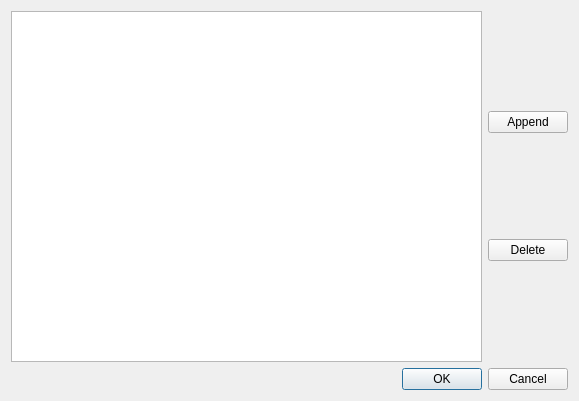
<?xml version="1.0" encoding="UTF-8"?>
<ui version="4.0">
 <class>SdGuiderDTiterEdit</class>
 <widget class="QDialog" name="SdGuiderDTiterEdit">
  <property name="geometry">
   <rect>
    <x>0</x>
    <y>0</y>
    <width>579</width>
    <height>401</height>
   </rect>
  </property>
  <property name="windowTitle">
   <string>Titer edit</string>
  </property>
  <layout class="QVBoxLayout" name="verticalLayout_2">
   <item>
    <layout class="QHBoxLayout" name="horizontalLayout">
     <item>
      <widget class="QTableWidget" name="mTable"/>
     </item>
     <item>
      <layout class="QVBoxLayout" name="verticalLayout">
       <item>
        <widget class="QPushButton" name="mAppend">
         <property name="text">
          <string>Append</string>
         </property>
        </widget>
       </item>
       <item>
        <widget class="QPushButton" name="mDelete">
         <property name="text">
          <string>Delete</string>
         </property>
        </widget>
       </item>
      </layout>
     </item>
    </layout>
   </item>
   <item>
    <widget class="QDialogButtonBox" name="buttonBox">
     <property name="orientation">
      <enum>Qt::Horizontal</enum>
     </property>
     <property name="standardButtons">
      <set>QDialogButtonBox::Cancel|QDialogButtonBox::Ok</set>
     </property>
    </widget>
   </item>
  </layout>
 </widget>
 <resources/>
 <connections>
  <connection>
   <sender>buttonBox</sender>
   <signal>accepted()</signal>
   <receiver>SdGuiderDTiterEdit</receiver>
   <slot>accept()</slot>
   <hints>
    <hint type="sourcelabel">
     <x>248</x>
     <y>254</y>
    </hint>
    <hint type="destinationlabel">
     <x>157</x>
     <y>274</y>
    </hint>
   </hints>
  </connection>
  <connection>
   <sender>buttonBox</sender>
   <signal>rejected()</signal>
   <receiver>SdGuiderDTiterEdit</receiver>
   <slot>reject()</slot>
   <hints>
    <hint type="sourcelabel">
     <x>316</x>
     <y>260</y>
    </hint>
    <hint type="destinationlabel">
     <x>286</x>
     <y>274</y>
    </hint>
   </hints>
  </connection>
 </connections>
</ui>
